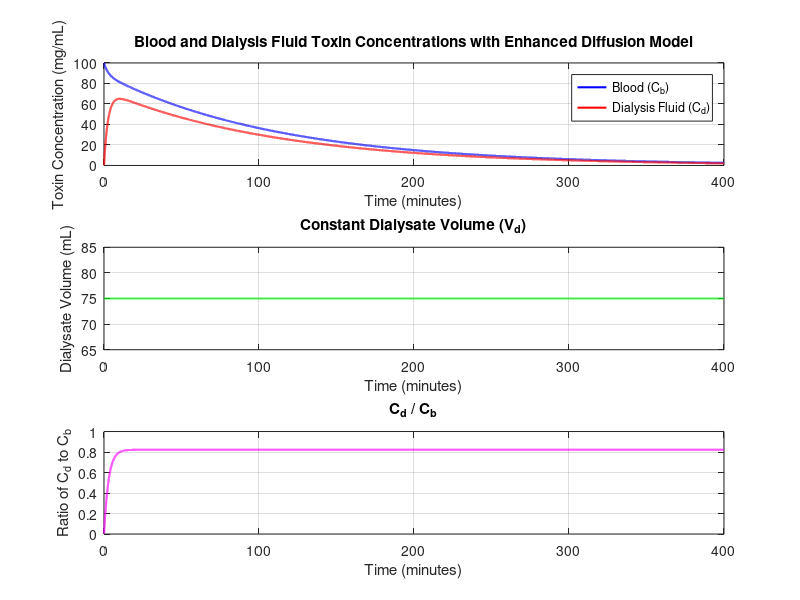

Write the MATLAB code that produced this figure.
% Parameters for Continuous Peritoneal Dialysis System (Enhanced Diffusion Model)
blood_vol = 80;       % mL/kg (Blood volume per kg of body weight)
dialysate_vol = 15;    % mL/kg (Dialysate volume per kg of body weight)
infant_weight = 5;    % kg (Infant weight)

V_b_max = blood_vol * infant_weight;   % Blood volume in mL
V_d_max = dialysate_vol * infant_weight; % Maximum dialysate volume in mL (constant)
P = 0.02;                               % Permeability coefficient (mL/min/cm²)
A = 1000;                               % Surface area (cm²)
C_b0 = 100;                             % Initial blood toxin concentration (arbitrary units)
drain_rate = 5;                         % Drain rate (mL/min)

% Time settings
dt = 0.01;                               % Time step (minutes)
total_time = 400;                       % Total simulation time (minutes)
time = 0:dt:total_time;                 % Total time vector

% Initial concentrations
C_b_current = C_b0;                     % Initial blood toxin concentration
C_d_current = 0;                        % Initial dialysis fluid toxin concentration
V_d_current = V_d_max;                  % Initial dialysate volume

% Initialize arrays to store concentrations and volumes
C_b = [];                               % Blood concentration over time
C_d = [];                               % Dialysis fluid concentration over time
V_d = [];                               % Dialysate volume over time

% Simulation loop (continuous fill and drain)
for t = time
    % Calculate the diffusion rate based on Fick's law
    diffusion_rate = (P * A) * (C_b_current - C_d_current);
    
    % Update concentrations due to diffusion
    dC_b = -diffusion_rate * dt / V_b_max;      % Change in blood concentration
    dC_d = diffusion_rate * dt / V_d_current;   % Change in dialysate concentration
    
    % Update concentrations
    C_b_current = C_b_current + dC_b;           % Update blood concentration
    C_d_current = (C_d_current + dC_d) * ((V_d_current - drain_rate * dt) / V_d_current); % Adjust for drainage
    
    % Store concentrations and volume at each time step
    C_b = [C_b, C_b_current];
    C_d = [C_d, C_d_current];
    V_d = [V_d, V_d_current];                   % Dialysate volume remains constant for this model
end

% Generate a time vector that matches the size of the concentration arrays
time_b = linspace(0, total_time, length(C_b)); % Time vector for blood concentration
time_d = linspace(0, total_time, length(C_d)); % Time vector for dialysate concentration

% Plotting the results
figure;

% Blood and Dialysate concentration plot (on the same plot)
subplot(3,1,1);
plot(time_b, C_b, 'b', 'LineWidth', 1.5); hold on;
plot(time_d, C_d, 'r', 'LineWidth', 1.5);
xlabel('Time (minutes)');
ylabel('Toxin Concentration (mg/mL)');
legend('Blood (C_b)', 'Dialysis Fluid (C_d)');
title('Blood and Dialysis Fluid Toxin Concentrations with Enhanced Diffusion Model');
grid on;

% Dialysate volume plot (constant volume)
subplot(3,1,2);
plot(time_d, V_d, 'g', 'LineWidth', 1.5);
xlabel('Time (minutes)');
ylabel('Dialysate Volume (mL)');
title('Constant Dialysate Volume (V_d)');
grid on;

% Initialize array to store the ratio of C_d to C_b
C_ratio = C_d ./ C_b;

% Generate a time vector matching the size of the C_ratio array
time_ratio = linspace(0, total_time, length(C_ratio));

% Plotting the ratio of C_d to C_b
subplot(3,1,3);
plot(time_ratio, C_ratio, 'm', 'LineWidth', 1.5);
xlabel('Time (minutes)');
ylabel('Ratio of C_d to C_b');
title('C_d / C_b');
grid on;
